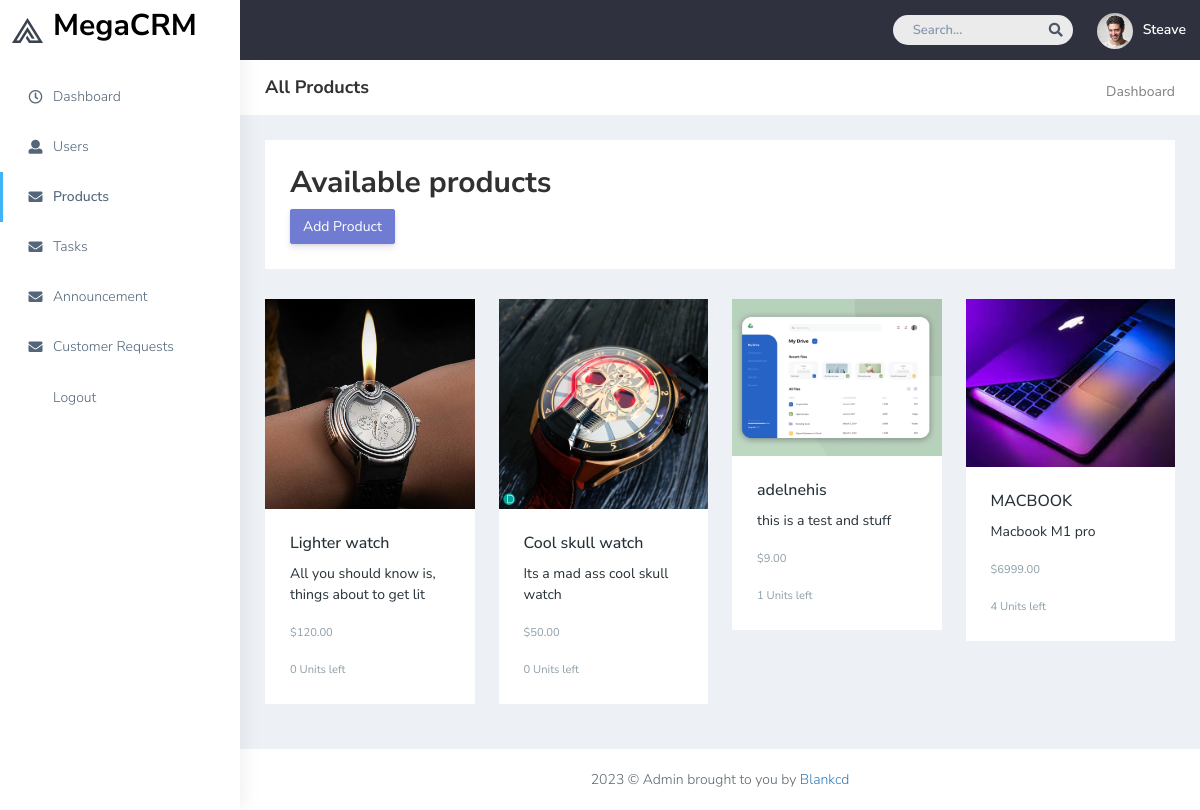
Screenshot of /dashboard/crm/products with the database file from the repository.
### main/models.py (models this page shows, shortened)
class Product(models.Model):
    name = models.CharField(max_length=200, null=True, blank=True)
    desc = models.CharField(max_length=500, null=True, blank=True)
    price = models.DecimalField(blank=True, default=0.00, decimal_places=2, max_digits=7)
    image = models.ImageField(null=True, blank=True, upload_to='media/products/', default='media/products/placeholder.jpeg')
    tags = models.ManyToManyField('Tag', blank=True, related_name='products')
    quantity = models.IntegerField(default=0)
    featured = models.BooleanField(default=False)

### crm/views.py (the view)
# urls.py: path('products', views.products, name='all-products'),
def products(request):
    products = Product.objects.all()
    context = {
        'title' : 'All Products',
        'products' : products,
         }
    return render(request, 'crm/products.html', context)

### crm/templates/crm/products.html
{% extends 'crm/base.html' %}
{% block content %}
<div class="container-fluid">
    <div class="row">
        <div class="col-md-12">
            <div class="white-box">
                <h2 class="fw-bold">Available products</h2>
                <a href="{% url 'newproduct' %}" class="btn btn-primary">Add Product</a>
            </div>
        </div>
        {% for product in products %}
        <div class="col-md-3">
            <div class="card">
                <img src="{{product.image.url}}" class="card-img-top" alt="card-img-top">
                <div class="card-body">
                  <h5 class="card-title">{{product.name}}</h5>
                  <p class="card-text"> {{product.desc}} </p>
                  <p class="card-text"><small class="text-muted"> ${{product.price}} </small></p>
                  <p class="card-text"><small class="text-muted"> {{product.quantity}} Units left </small></p>
                </div>
              </div>
        </div>
        {% empty %}
        <div class="col-md-12">
            <div class="white-box">
                <h2 class="fw-bold">No products available. Add products now</h2>
            </div>
        </div>
        {% endfor %}
    </div>
</div>
{% endblock %}

### rows the page displays
Product: image (picture), name "Lighter watch", desc "All you should know is, things about to get lit", price "120.00", quantity "0"
Product: image (picture), name "Cool skull watch", desc "Its a mad ass cool skull watch", price "50.00", quantity "0"
Product: image (picture), name "adelnehis", desc "this is a test and stuff", price "9.00", quantity "1"
Product: image (picture), name "MACBOOK", desc "Macbook M1 pro", price "6999.00", quantity "4"

### other values shown
{{ title }} "All Products"
